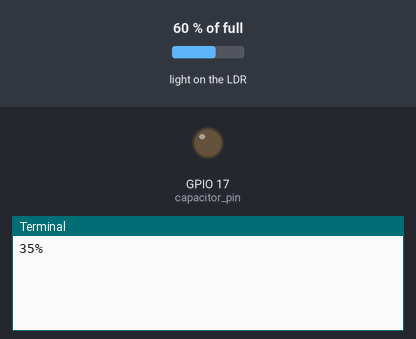
Recording of a program running on a simulated Raspberry Pi (BCM pin numbers). Parts: output pins drawn as LEDs (lit = HIGH), the last lines printed to the terminal. Inputs (shaded band) come from the test bench; at power-on: light on the LDR 60 % of full. The capacitor on the light-sensor pin charges in 0.2 + 60·(1 − level)² ms; the clock reads 2024-03-15 10:24:30 at power-on unless the program sets it.

Above: at 1.2 s.
1.3 s: light on the LDR set to 2 % of full
At 2.6 s:
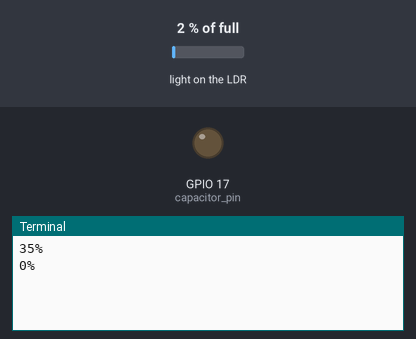
2.8 s: light on the LDR set to 75 % of full
At 3.9 s:
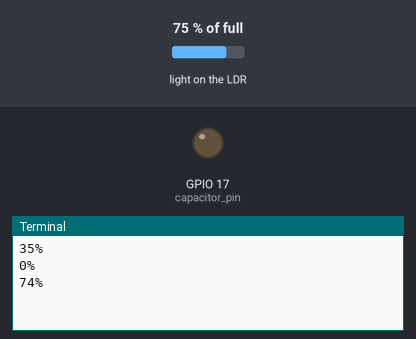
Timing chart, 0 to 5.8 s (numbered marks = the images above; inputs shaded):
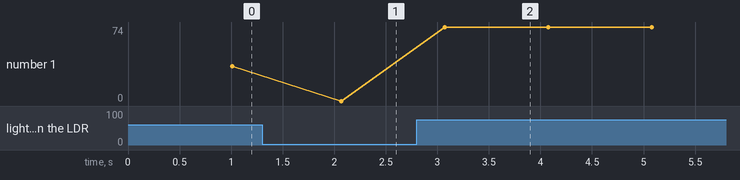

Measured:
- after the input at 1.3 s, the terminal: prints a new line after 0.77 s (image 1)
- after the input at 2.8 s, the terminal: prints a new line after 0.27 s (image 2)
- plotted number 1: 35 → 0 after the input at 1.3 s, 0 → 74 after the input at 2.8 s

The program:

Ex4.py
```python
import time
import RPi.GPIO as GPIO

capacitor_pin = 17

GPIO.setwarnings(False)
GPIO.setmode(GPIO.BCM)

while True:
    GPIO.setup(capacitor_pin, GPIO.OUT)
    GPIO.output(capacitor_pin, GPIO.LOW)
    time.sleep(1)

    GPIO.setup(capacitor_pin, GPIO.IN)
    start_time = time.time()

    while GPIO.input(capacitor_pin) == GPIO.LOW:
        pass

    end_time = time.time()
    # interval in ms
    interval = (end_time - start_time) * 1000

    # An interval of 20ms for complete darkness, 0ms for bright light
    percentage = int(max(15 - interval, 0) / 15 * 100)

    print(f"{percentage}%")
```
